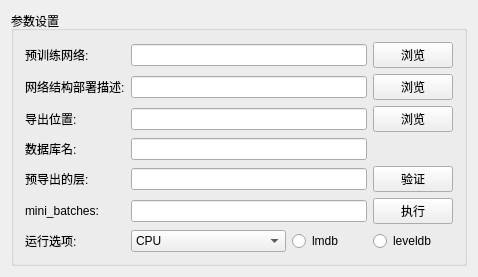
<?xml version="1.0" encoding="UTF-8"?>
<ui version="4.0">
 <class>FeatureExp</class>
 <widget class="QWidget" name="FeatureExp">
  <property name="geometry">
   <rect>
    <x>0</x>
    <y>0</y>
    <width>478</width>
    <height>237</height>
   </rect>
  </property>
  <property name="windowTitle">
   <string>特征导出</string>
  </property>
  <layout class="QGridLayout" name="gridLayout_2">
   <item row="1" column="0">
    <widget class="QGroupBox" name="groupBox">
     <property name="title">
      <string>参数设置</string>
     </property>
     <layout class="QGridLayout" name="gridLayout">
      <item row="4" column="0">
       <widget class="QLabel" name="label_8">
        <property name="text">
         <string>数据库名:</string>
        </property>
       </widget>
      </item>
      <item row="0" column="0">
       <widget class="QLabel" name="label_2">
        <property name="text">
         <string>预训练网络:</string>
        </property>
       </widget>
      </item>
      <item row="7" column="0">
       <widget class="QLabel" name="label_6">
        <property name="text">
         <string>mini_batches:</string>
        </property>
       </widget>
      </item>
      <item row="5" column="0">
       <widget class="QLabel" name="label_4">
        <property name="text">
         <string>预导出的层:</string>
        </property>
       </widget>
      </item>
      <item row="7" column="4">
       <widget class="QPushButton" name="pushButton_DoExp">
        <property name="text">
         <string>执行</string>
        </property>
       </widget>
      </item>
      <item row="3" column="4">
       <widget class="QPushButton" name="pushButton_BrowserPath">
        <property name="text">
         <string>浏览</string>
        </property>
       </widget>
      </item>
      <item row="2" column="0">
       <widget class="QLabel" name="label_3">
        <property name="text">
         <string>网络结构部署描述:</string>
        </property>
       </widget>
      </item>
      <item row="5" column="4">
       <widget class="QPushButton" name="pushButton_Verify">
        <property name="text">
         <string>验证</string>
        </property>
       </widget>
      </item>
      <item row="3" column="0">
       <widget class="QLabel" name="label_5">
        <property name="text">
         <string>导出位置:</string>
        </property>
       </widget>
      </item>
      <item row="0" column="4">
       <widget class="QPushButton" name="pushButton_BrowserModel">
        <property name="text">
         <string>浏览</string>
        </property>
       </widget>
      </item>
      <item row="2" column="4">
       <widget class="QPushButton" name="pushButton_BrowserProto">
        <property name="text">
         <string>浏览</string>
        </property>
       </widget>
      </item>
      <item row="8" column="4">
       <widget class="QRadioButton" name="radioButton_leveldb">
        <property name="text">
         <string>leveldb</string>
        </property>
       </widget>
      </item>
      <item row="8" column="3">
       <widget class="QRadioButton" name="radioButton_lmdb">
        <property name="text">
         <string>lmdb</string>
        </property>
       </widget>
      </item>
      <item row="8" column="1" colspan="2">
       <widget class="QComboBox" name="comboBox_cupgpu">
        <item>
         <property name="text">
          <string>CPU</string>
         </property>
        </item>
        <item>
         <property name="text">
          <string>GPU</string>
         </property>
        </item>
       </widget>
      </item>
      <item row="7" column="1" colspan="3">
       <widget class="QLineEdit" name="lineEdit_MiniBatches"/>
      </item>
      <item row="5" column="1" colspan="3">
       <widget class="QLineEdit" name="lineEdit_LayerID"/>
      </item>
      <item row="4" column="1" colspan="3">
       <widget class="QLineEdit" name="lineEdit_DbName"/>
      </item>
      <item row="3" column="1" colspan="3">
       <widget class="QLineEdit" name="lineEdit_ExpPath"/>
      </item>
      <item row="2" column="1" colspan="3">
       <widget class="QLineEdit" name="lineEdit_Prototxt"/>
      </item>
      <item row="0" column="1" colspan="3">
       <widget class="QLineEdit" name="lineEdit_Model"/>
      </item>
      <item row="8" column="0">
       <widget class="QLabel" name="label">
        <property name="text">
         <string>运行选项:</string>
        </property>
       </widget>
      </item>
     </layout>
    </widget>
   </item>
  </layout>
 </widget>
 <layoutdefault spacing="6" margin="11"/>
 <resources/>
 <connections>
  <connection>
   <sender>pushButton_BrowserModel</sender>
   <signal>clicked()</signal>
   <receiver>FeatureExp</receiver>
   <slot>Browser1()</slot>
   <hints>
    <hint type="sourcelabel">
     <x>1022</x>
     <y>44</y>
    </hint>
    <hint type="destinationlabel">
     <x>715</x>
     <y>39</y>
    </hint>
   </hints>
  </connection>
  <connection>
   <sender>pushButton_BrowserProto</sender>
   <signal>clicked()</signal>
   <receiver>FeatureExp</receiver>
   <slot>Browser2()</slot>
   <hints>
    <hint type="sourcelabel">
     <x>1010</x>
     <y>68</y>
    </hint>
    <hint type="destinationlabel">
     <x>715</x>
     <y>74</y>
    </hint>
   </hints>
  </connection>
  <connection>
   <sender>pushButton_BrowserPath</sender>
   <signal>clicked()</signal>
   <receiver>FeatureExp</receiver>
   <slot>Browser3()</slot>
   <hints>
    <hint type="sourcelabel">
     <x>1014</x>
     <y>98</y>
    </hint>
    <hint type="destinationlabel">
     <x>716</x>
     <y>112</y>
    </hint>
   </hints>
  </connection>
  <connection>
   <sender>pushButton_Verify</sender>
   <signal>clicked()</signal>
   <receiver>FeatureExp</receiver>
   <slot>Verification()</slot>
   <hints>
    <hint type="sourcelabel">
     <x>995</x>
     <y>154</y>
    </hint>
    <hint type="destinationlabel">
     <x>715</x>
     <y>156</y>
    </hint>
   </hints>
  </connection>
  <connection>
   <sender>pushButton_DoExp</sender>
   <signal>clicked()</signal>
   <receiver>FeatureExp</receiver>
   <slot>DoFeatureExp()</slot>
   <hints>
    <hint type="sourcelabel">
     <x>1007</x>
     <y>188</y>
    </hint>
    <hint type="destinationlabel">
     <x>715</x>
     <y>202</y>
    </hint>
   </hints>
  </connection>
 </connections>
 <slots>
  <slot>Browser1()</slot>
  <slot>Browser2()</slot>
  <slot>Browser3()</slot>
  <slot>Verification()</slot>
  <slot>DoFeatureExp()</slot>
 </slots>
</ui>
